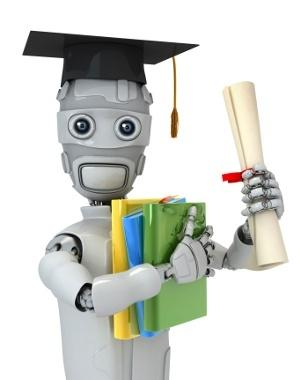
#> input picture cv2/ch08/ml.png, 308 x 380 px
$ python tes1.py
#> lines starting #> are read from the running program, lines starting #| are printed output that depends on the picture
# encoding:utf-8
import cv2
import numpy as n

'''
使用OpenCV检测程序性能
'''

img1 = cv2.imread('ml.png')
#> img1 is the input picture: shape (380, 308, 3); mean B, G, R 207.8, 213.7, 211.4

cv2.setUseOptimized(False)
print(cv2.useOptimized())
e1 = cv2.getTickCount()
for i in range(5, 49, 2):
    img1 = cv2.medianBlur(img1, i)
#> this loop made 22 passes
#> pass 1, `img1 = cv2.medianBlur(img1, i)`:
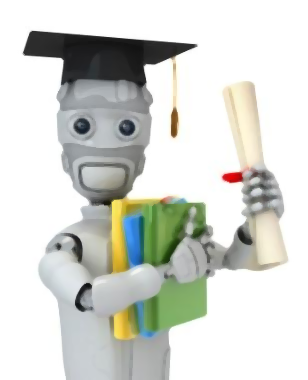
#> img1: shape (380, 308, 3); mean B, G, R 208.4, 214.4, 212.1
#> pass 3, `img1 = cv2.medianBlur(img1, i)`:
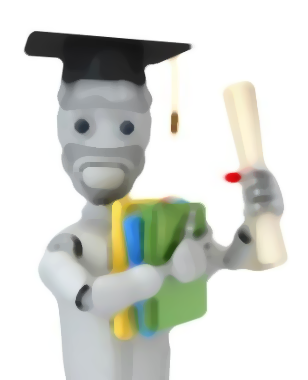
#> img1: shape (380, 308, 3); mean B, G, R 209.4, 215.3, 213
#> after the loop:
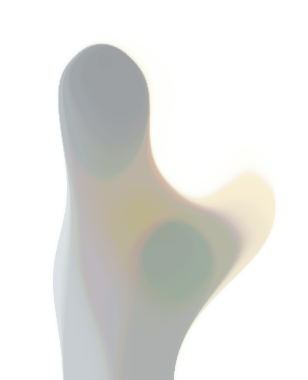
#> img1: shape (380, 308, 3); mean B, G, R 225, 228, 228

e2 = cv2.getTickCount()

t = (e2 - e1) / cv2.getTickFrequency()  # 时钟频率 或者 每秒钟的时钟数
print(t)
cv2.setUseOptimized(True)
print(cv2.useOptimized())
e1 = cv2.getTickCount()
for i in range(5, 49, 2):
    img1 = cv2.medianBlur(img1, i)
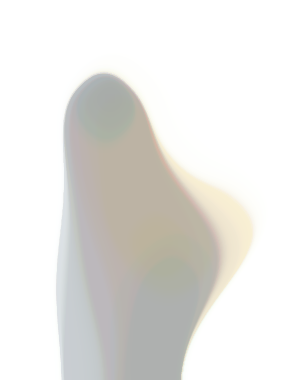
#> img1: shape (380, 308, 3); mean B, G, R 228.2, 231.3, 232.3

e2 = cv2.getTickCount()

t = (e2 - e1) / cv2.getTickFrequency()  # 时钟频率 或者 每秒钟的时钟数
print(t)
